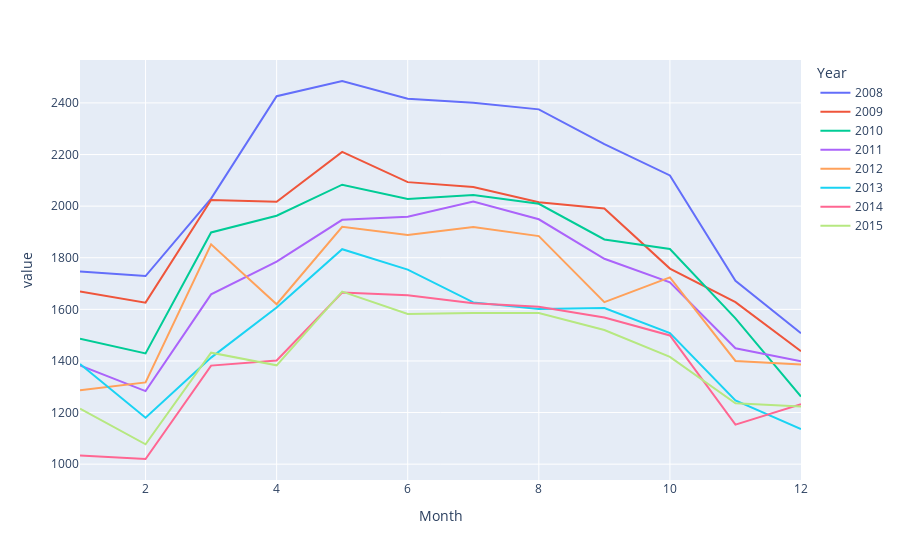

Notebook source saved alongside this figure:
### Code cell
fig = px.line(data)
fig.show()

### Figure 1 — Plotly figure (JSON) as saved in the notebook; plotly's stock layout.template omitted (floating-point values rounded to 4 significant figures)
{"data": [{"hovertemplate": "Year=2008<br>Month=%{x}<br>value=%{y}<extra></extra>", "legendgroup": "2008", "line": {"color": "#636efa", "dash": "solid"}, "marker": {"symbol": "circle"}, "mode": "lines", "name": "2008", "orientation": "v", "showlegend": true, "type": "scatter", "x": [1, 2, 3, 4, 5, 6, 7, 8, 9, 10, 11, 12], "xaxis": "x", "y": [1747, 1729, 2029, 2426, 2485, 2416, 2401, 2375, 2240, 2119, 1711, 1507], "yaxis": "y"}, {"hovertemplate": "Year=2009<br>Month=%{x}<br>value=%{y}<extra></extra>", "legendgroup": "2009", "line": {"color": "#EF553B", "dash": "solid"}, "marker": {"symbol": "circle"}, "mode": "lines", "name": "2009", "orientation": "v", "showlegend": true, "type": "scatter", "x": [1, 2, 3, 4, 5, 6, 7, 8, 9, 10, 11, 12], "xaxis": "x", "y": [1669, 1626, 2024, 2017, 2210, 2093, 2074, 2015, 1991, 1758, 1628, 1438], "yaxis": "y"}, {"hovertemplate": "Year=2010<br>Month=%{x}<br>value=%{y}<extra></extra>", "legendgroup": "2010", "line": {"color": "#00cc96", "dash": "solid"}, "marker": {"symbol": "circle"}, "mode": "lines", "name": "2010", "orientation": "v", "showlegend": true, "type": "scatter", "x": [1, 2, 3, 4, 5, 6, 7, 8, 9, 10, 11, 12], "xaxis": "x", "y": [1486, 1429, 1898, 1963, 2083, 2028, 2043, 2009, 1871, 1834, 1565, 1262], "yaxis": "y"}, {"hovertemplate": "Year=2011<br>Month=%{x}<br>value=%{y}<extra></extra>", "legendgroup": "2011", "line": {"color": "#ab63fa", "dash": "solid"}, "marker": {"symbol": "circle"}, "mode": "lines", "name": "2011", "orientation": "v", "showlegend": true, "type": "scatter", "x": [1, 2, 3, 4, 5, 6, 7, 8, 9, 10, 11, 12], "xaxis": "x", "y": [1383, 1283, 1658, 1785, 1947, 1959, 2018, 1949, 1796, 1705, 1449, 1399], "yaxis": "y"}, {"hovertemplate": "Year=2012<br>Month=%{x}<br>value=%{y}<extra></extra>", "legendgroup": "2012", "line": {"color": "#FFA15A", "dash": "solid"}, "marker": {"symbol": "circle"}, "mode": "lines", "name": "2012", "orientation": "v", "showlegend": true, "type": "scatter", "x": [1, 2, 3, 4, 5, 6, 7, 8, 9, 10, 11, 12], "xaxis": "x", "y": [1286, 1317, 1852, 1620, 1920, 1888, 1919, 1884, 1628, 1724, 1400, 1386], "yaxis": "y"}, {"hovertemplate": "Year=2013<br>Month=%{x}<br>value=%{y}<extra></extra>", "legendgroup": "2013", "line": {"color": "#19d3f3", "dash": "solid"}, "marker": {"symbol": "circle"}, "mode": "lines", "name": "2013", "orientation": "v", "showlegend": true, "type": "scatter", "x": [1, 2, 3, 4, 5, 6, 7, 8, 9, 10, 11, 12], "xaxis": "x", "y": [1388, 1180, 1413, 1607, 1833, 1754, 1627, 1601, 1605, 1508, 1247, 1136], "yaxis": "y"}, {"hovertemplate": "Year=2014<br>Month=%{x}<br>value=%{y}<extra></extra>", "legendgroup": "2014", "line": {"color": "#FF6692", "dash": "solid"}, "marker": {"symbol": "circle"}, "mode": "lines", "name": "2014", "orientation": "v", "showlegend": true, "type": "scatter", "x": [1, 2, 3, 4, 5, 6, 7, 8, 9, 10, 11, 12], "xaxis": "x", "y": [1034, 1020, 1382, 1402, 1665, 1655, 1624, 1610, 1568, 1499, 1153, 1232], "yaxis": "y"}, {"hovertemplate": "Year=2015<br>Month=%{x}<br>value=%{y}<extra></extra>", "legendgroup": "2015", "line": {"color": "#B6E880", "dash": "solid"}, "marker": {"symbol": "circle"}, "mode": "lines", "name": "2015", "orientation": "v", "showlegend": true, "type": "scatter", "x": [1, 2, 3, 4, 5, 6, 7, 8, 9, 10, 11, 12], "xaxis": "x", "y": [1215, 1077, 1432, 1383, 1669, 1582, 1586, 1586, 1520, 1416, 1236, 1223], "yaxis": "y"}], "layout": {"legend": {"title": {"text": "Year"}, "tracegroupgap": 0}, "margin": {"t": 60}, "xaxis": {"anchor": "y", "domain": [0, 1], "title": {"text": "Month"}}, "yaxis": {"anchor": "x", "domain": [0, 1], "title": {"text": "value"}}}}
